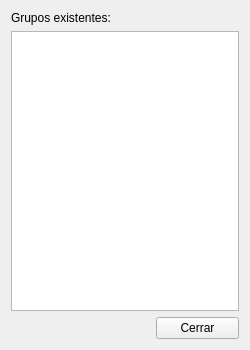
<?xml version="1.0" encoding="UTF-8"?>
<ui version="4.0">
 <class>SResourceViewer</class>
 <widget class="QWidget" name="SResourceViewer">
  <property name="geometry">
   <rect>
    <x>0</x>
    <y>0</y>
    <width>250</width>
    <height>350</height>
   </rect>
  </property>
  <property name="minimumSize">
   <size>
    <width>250</width>
    <height>350</height>
   </size>
  </property>
  <property name="maximumSize">
   <size>
    <width>250</width>
    <height>350</height>
   </size>
  </property>
  <property name="windowTitle">
   <string>Grupos</string>
  </property>
  <layout class="QVBoxLayout" name="verticalLayout_4">
   <item>
    <layout class="QVBoxLayout" name="verticalLayout">
     <item>
      <widget class="QLabel" name="label">
       <property name="text">
        <string>Grupos existentes:</string>
       </property>
      </widget>
     </item>
    </layout>
   </item>
   <item>
    <layout class="QVBoxLayout" name="verticalLayout_2">
     <item>
      <widget class="QListWidget" name="resourcesList">
       <property name="toolTip">
        <string>Grupos existentes en la red (su grupo no se muestra)</string>
       </property>
      </widget>
     </item>
    </layout>
   </item>
   <item>
    <layout class="QVBoxLayout" name="verticalLayout_3">
     <property name="leftMargin">
      <number>145</number>
     </property>
     <item>
      <widget class="QPushButton" name="bClose">
       <property name="sizePolicy">
        <sizepolicy hsizetype="Minimum" vsizetype="Minimum">
         <horstretch>0</horstretch>
         <verstretch>0</verstretch>
        </sizepolicy>
       </property>
       <property name="text">
        <string>Cerrar</string>
       </property>
      </widget>
     </item>
    </layout>
   </item>
  </layout>
 </widget>
 <resources/>
 <connections/>
</ui>
